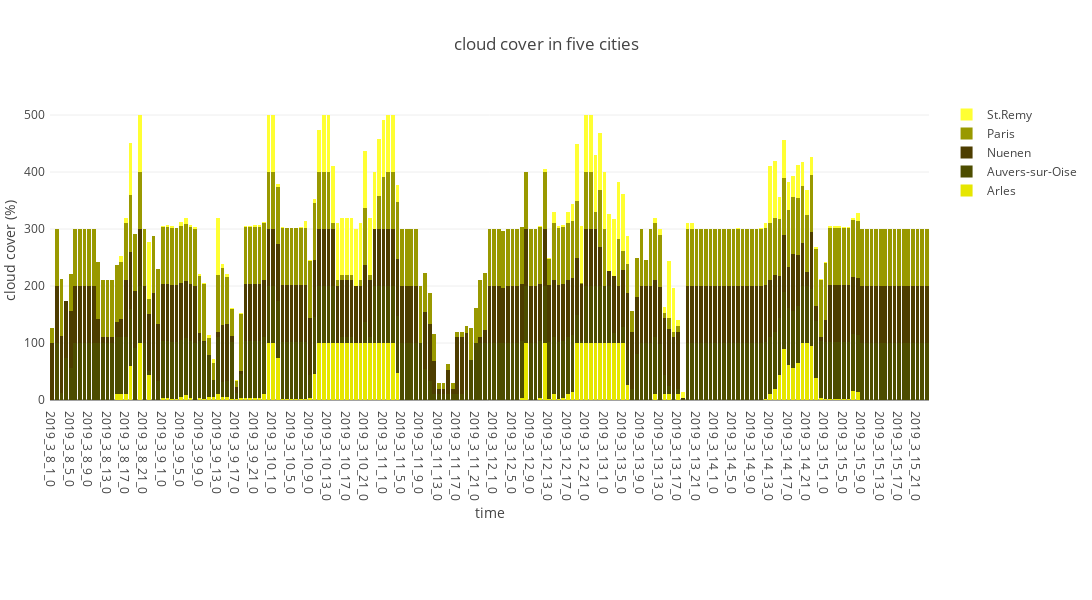

Write notebook code for a chart like this one.
### Code cell
# bar chart - cloud cover

data = []

for i in range(len(df_list)):
    df = df_list[i]
    sun_duration, time = get_non_zero_weather_data(df, 'total_cloud_cover')
    city = file_list[i].split('/')[2]
    
    trace = go.Bar(x = time, 
                   y = sun_duration,
                   name = city,
                   marker = dict(color = color_dict[city])
                  )
    data.append(trace)
    
layout = dict(title = 'cloud cover in five cities',
              barmode = 'stack',
              xaxis = dict(title = 'time'),
              yaxis = dict(title = 'cloud cover (%)'),
              width = 2400,
              height = 600,
              margin = dict(l = 50, r = 10, b = 200, t = 100, pad = 4))

fig = dict(data = data, layout = layout)

plotly.offline.iplot(fig, filename = 'cloud_cover_five_cities.html')

### Figure 1 — Plotly figure (JSON) as saved in the notebook; plotly's stock layout.template omitted (floating-point values rounded to 4 significant figures; data arrays with more than 128 entries replaced by an {"elided": "..."} marker saying what was removed)
{"data": [{"marker": {"color": "rgb(230, 230, 0)"}, "name": "Arles", "type": "bar", "x": {"elided": "191 str values"}, "y": {"elided": "191 float values"}}, {"marker": {"color": "rgb(77, 77, 0)"}, "name": "Auvers-sur-Oise", "type": "bar", "x": {"elided": "191 str values"}, "y": {"elided": "191 float values"}}, {"marker": {"color": "rgb(77, 61, 0)"}, "name": "Nuenen", "type": "bar", "x": {"elided": "191 str values"}, "y": {"elided": "191 float values"}}, {"marker": {"color": "rgb(153, 153, 0)"}, "name": "Paris", "type": "bar", "x": {"elided": "191 str values"}, "y": {"elided": "191 int values"}}, {"marker": {"color": "rgb(255, 255, 51)"}, "name": "St.Remy", "type": "bar", "x": {"elided": "191 str values"}, "y": {"elided": "191 float values"}}], "layout": {"barmode": "stack", "height": 600, "margin": {"b": 200, "l": 50, "pad": 4, "r": 10, "t": 100}, "title": "cloud cover in five cities", "width": 2400, "xaxis": {"title": "time"}, "yaxis": {"title": "cloud cover (%)"}}}
